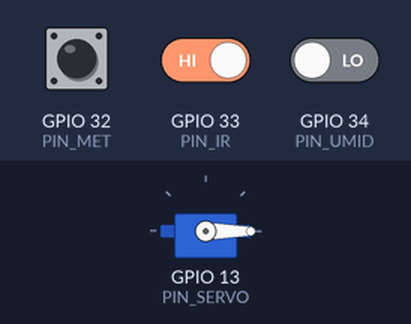
Bench run of a sketch on a simulated ESP32. Shown: servo. The test bench sets the inputs (shaded band); at power-on: GPIO 33 (PIN_IR) HIGH, GPIO 32 (PIN_MET) HIGH, GPIO 34 (PIN_UMID) LOW. What the sketch prints to the serial monitor is not drawn.

Above: at 1.2 s.
1.3 s: GPIO 33 (PIN_IR) driven LOW
At 4.1 s:
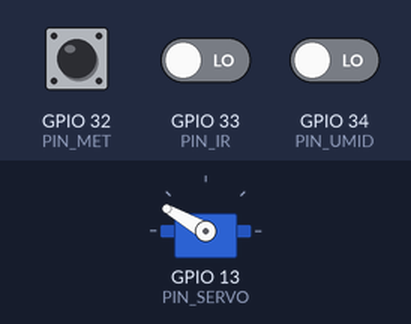
Timing chart, 0 to 5.8 s (numbered marks = the images above; inputs shaded):
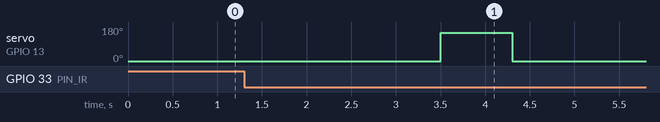

Measured:
- after the input at 1.3 s, servo on GPIO 13 (PIN_SERVO): 0° → 150° after 2.2 s, → 0° 0.80 s later

The sketch:

Test_MET_UMID_Motors.ino
```cpp
#include <Stepper.h>
#include <ESP32Servo.h>

const int PIN_IR = 33;
const int PIN_MET = 32;
const int PIN_UMID = 34;

const int STEPS = 2048;
Stepper stepper(STEPS, 25, 27, 26, 14);
int positionDegree = 0;

Servo mg;
const int PIN_SERVO = 13;
const int ANG_MAX = 150;

void setup() {
  Serial.begin(115200);
  pinMode(PIN_IR, INPUT);
  pinMode(PIN_MET, INPUT);
  pinMode(PIN_UMID, INPUT);

  stepper.setSpeed(10);

  mg.setPeriodHertz(50);
  mg.attach(PIN_SERVO, 500, 2400);
  mg.write(0);

  Serial.println("Clasificare simplă: Metal / Menajer / Reciclabil");
}

void loop() {
  static bool detectat = false;

  int ir = digitalRead(PIN_IR);

  if (ir == LOW && !detectat) {
    detectat = true;
    Serial.println("Obiect detectat!");

    int target = 0;

    if (digitalRead(PIN_MET) == LOW) {
      Serial.println("Detectat: METAL");
      target = 90;
    } else if (digitalRead(PIN_UMID) == LOW) {
      Serial.println("Detectat: MENAJER");
      target = 0;
    } else {
      Serial.println("Detectat: Deșeu uscat");
      target = 270;
    }

    rotireLa(target);
    delay(2000);
    sweepServo();
    rotireLa(0);
  }

  if (ir == HIGH && detectat) {
    detectat = false;
  }

  delay(100);
}

void rotireLa(int target) {
  int diff = ((target - positionDegree + 540) % 360) - 180;
  int steps = diff * STEPS / 360;
  stepper.step(steps);
  positionDegree = target;

  Serial.printf("Rotație la %d° (pași %d)\n", positionDegree, steps);
}

void sweepServo() {
  mg.write(0);
  delay(200);
  mg.write(ANG_MAX);
  delay(800);
  mg.write(0);
  delay(200);
}
```
